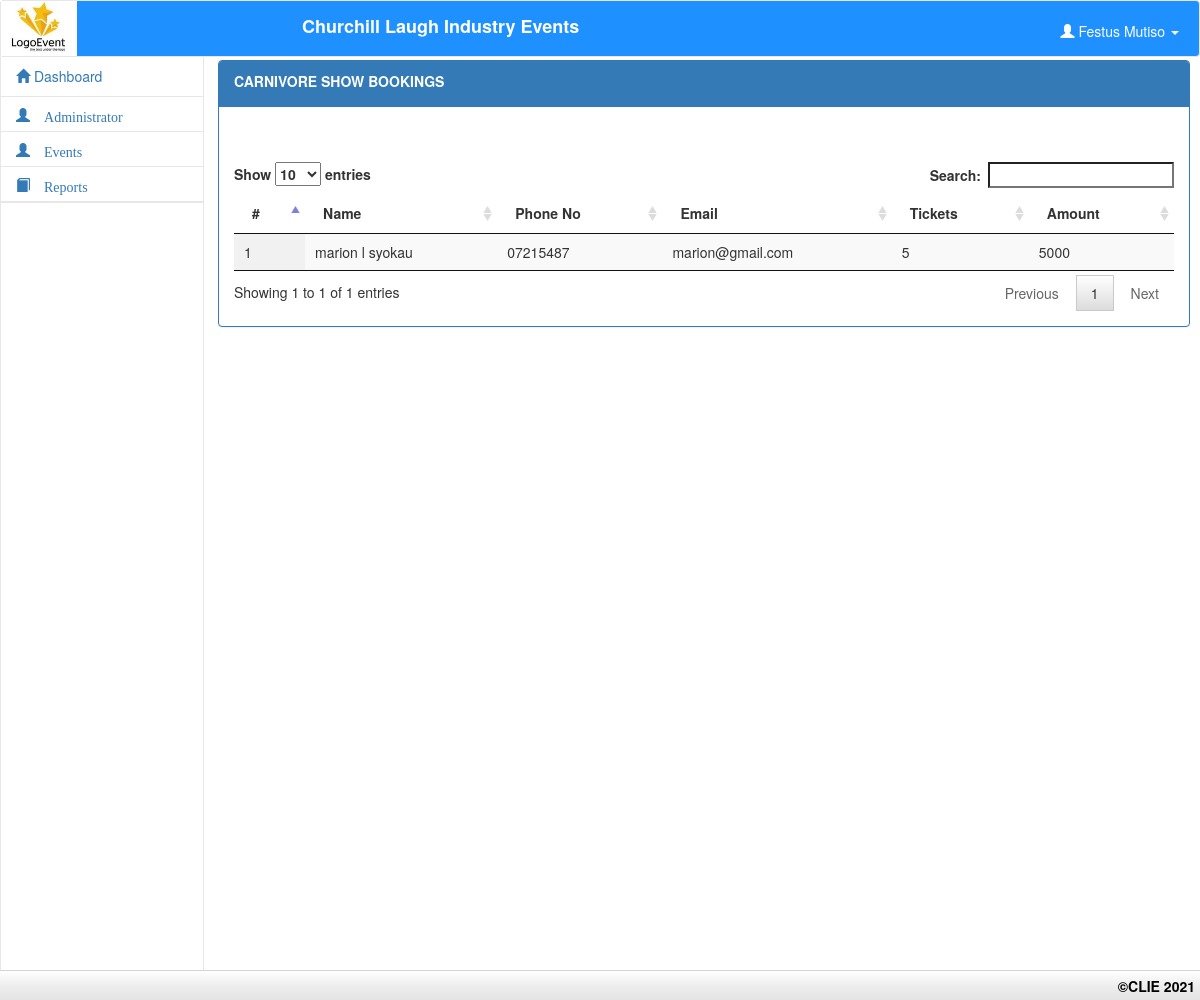
Page /vbookings.php?id=1&name=CARNIVORE SHOW (signed in) on the committed database.
### tables this page shows
CREATE TABLE `event_trans` (
  `id` varchar(30) NOT NULL,
  `event` varchar(10) NOT NULL,
  `firstname` varchar(20) NOT NULL,
  `middlename` varchar(30) NOT NULL,
  `lastname` varchar(30) NOT NULL,
  `phone` varchar(20) NOT NULL,
  `email` varchar(50) DEFAULT NULL,
  `ticket_type` varchar(20) DEFAULT NULL,
  `ticket_no` varchar(20) NOT NULL,
  `amount` double NOT NULL
);

### vbookings.php (the view, shortened to what this page needs)
<!DOCTYPE html>
<?php
	$id = $_GET['id'];
?>
<html lang = "eng">
	<head>
		<link rel = "stylesheet" type = "text/css" href = "css/bootstrap.css" />
		<link rel = "stylesheet" type = "text/css" href = "css/jquery.dataTables.css" />
		<link rel = "stylesheet" type = "text/css" href = "css/customize.css" />
	</head>
<body>
	<?php include "include/header.php"; ?>
	<?php include "include/sidebar.php"; ?>
	<div id = "content">
		<br />
		<br />
		<br />
		<div class = "panel panel-primary">
			<div class = "panel-heading">
				<label><?php echo $_GET['name']; ?> BOOKINGS</Label>
			</div>
			<div class = "panel-body">
				<br />
				<br />
				<table id = "table" class = "display" cellspacing = "0"  >
					<thead>
						<tr>
							<th>#</th>
							<th>Name</th>
							<th>Phone No</th>
							<th>Email</th>
							<th>Tickets</th>
							<th>Amount</th>
						</tr>
					</thead>
					<tbody>
					<?php
					$idd=0;
						$query = $conn->query("SELECT concat(firstname,' ',middlename,' ',lastname) as name,phone,email,ticket_no,amount FROM `event_trans` where id='$id' ORDER BY `id` asc") or die(mysqli_error());
						while($fetch = $query->fetch_array()){
							$idd++;
					?>
						<tr>
							<td><?php echo $idd?></td>
							<td><?php echo $fetch['name']?></td>
							<td><?php echo $fetch['phone']?></td>
							<td><?php echo $fetch['email']?></td>
							<td><?php echo $fetch['ticket_no']?></td>
							<td><?php echo $fetch['amount']?></td>
						</tr>
					<?php
						}
					?>
					</tbody>
				</table>
			</div>
		</div>
	</div>
	<?php include "include/footer.php"; ?>
</body>
</html>

### include/header.php (shortened to what this page needs)
<link rel = "stylesheet" type = "text/css" href = "css/bootstrap.css" />
<link rel = "stylesheet" type = "text/css" href = "css/customize.css" />
<div class = "navbar navbar-default navtop">
	<?php
		require'config.php';
				$q = $conn->query("SELECT * FROM `admin` WHERE `admin_id` = '$_SESSION[admin_id]'") or die(mysqli_error());
				$f = $q->fetch_array();
			?>
		<img src = "images/hosl.jpg" style = "float:left;" height = "55px" /><label class = "navbar-brand">&nbsp;&nbsp;&nbsp;&nbsp;&nbsp;&nbsp;&nbsp;&nbsp;&nbsp;&nbsp;&nbsp;&nbsp;&nbsp;&nbsp;&nbsp;&nbsp;&nbsp;&nbsp;&nbsp;&nbsp;&nbsp;&nbsp;&nbsp;&nbsp;&nbsp;&nbsp;&nbsp;&nbsp;&nbsp;&nbsp;&nbsp;&nbsp;&nbsp;&nbsp;&nbsp;&nbsp;&nbsp;&nbsp;&nbsp;&nbsp;&nbsp; Churchill Laugh Industry Events </label>
			<ul class = "nav navbar-right">
				<li class = "dropdown">
					<a class = "user dropdown-toggle" data-toggle = "dropdown" href = "#">
						<span class = "glyphicon glyphicon-user"></span>
						<?php
							echo $f['firstname']." ".$f['lastname'];
						?>
						<b class = "caret"></b>
					</a>
				</li>
			</ul>
</div>

### css/customize.css (style rules this page uses)
html, body { height:100%; }
#content { float:right; width:81%; margin-right:10px; height:1000px; }
.user { color:#fff; margin-top:10px; margin-right:20px; }
.navtop { position:fixed; width:100%; z-index:9999; }

### rows in the picture
event_trans: name "marion l syokau", phone "07215487", email "marion@gmail.com", ticket_no "5", amount "5000"

### other values in the picture
$f['firstname'] "Festus"
$f['lastname'] "Mutiso"
$_GET['name'] "CARNIVORE SHOW"
